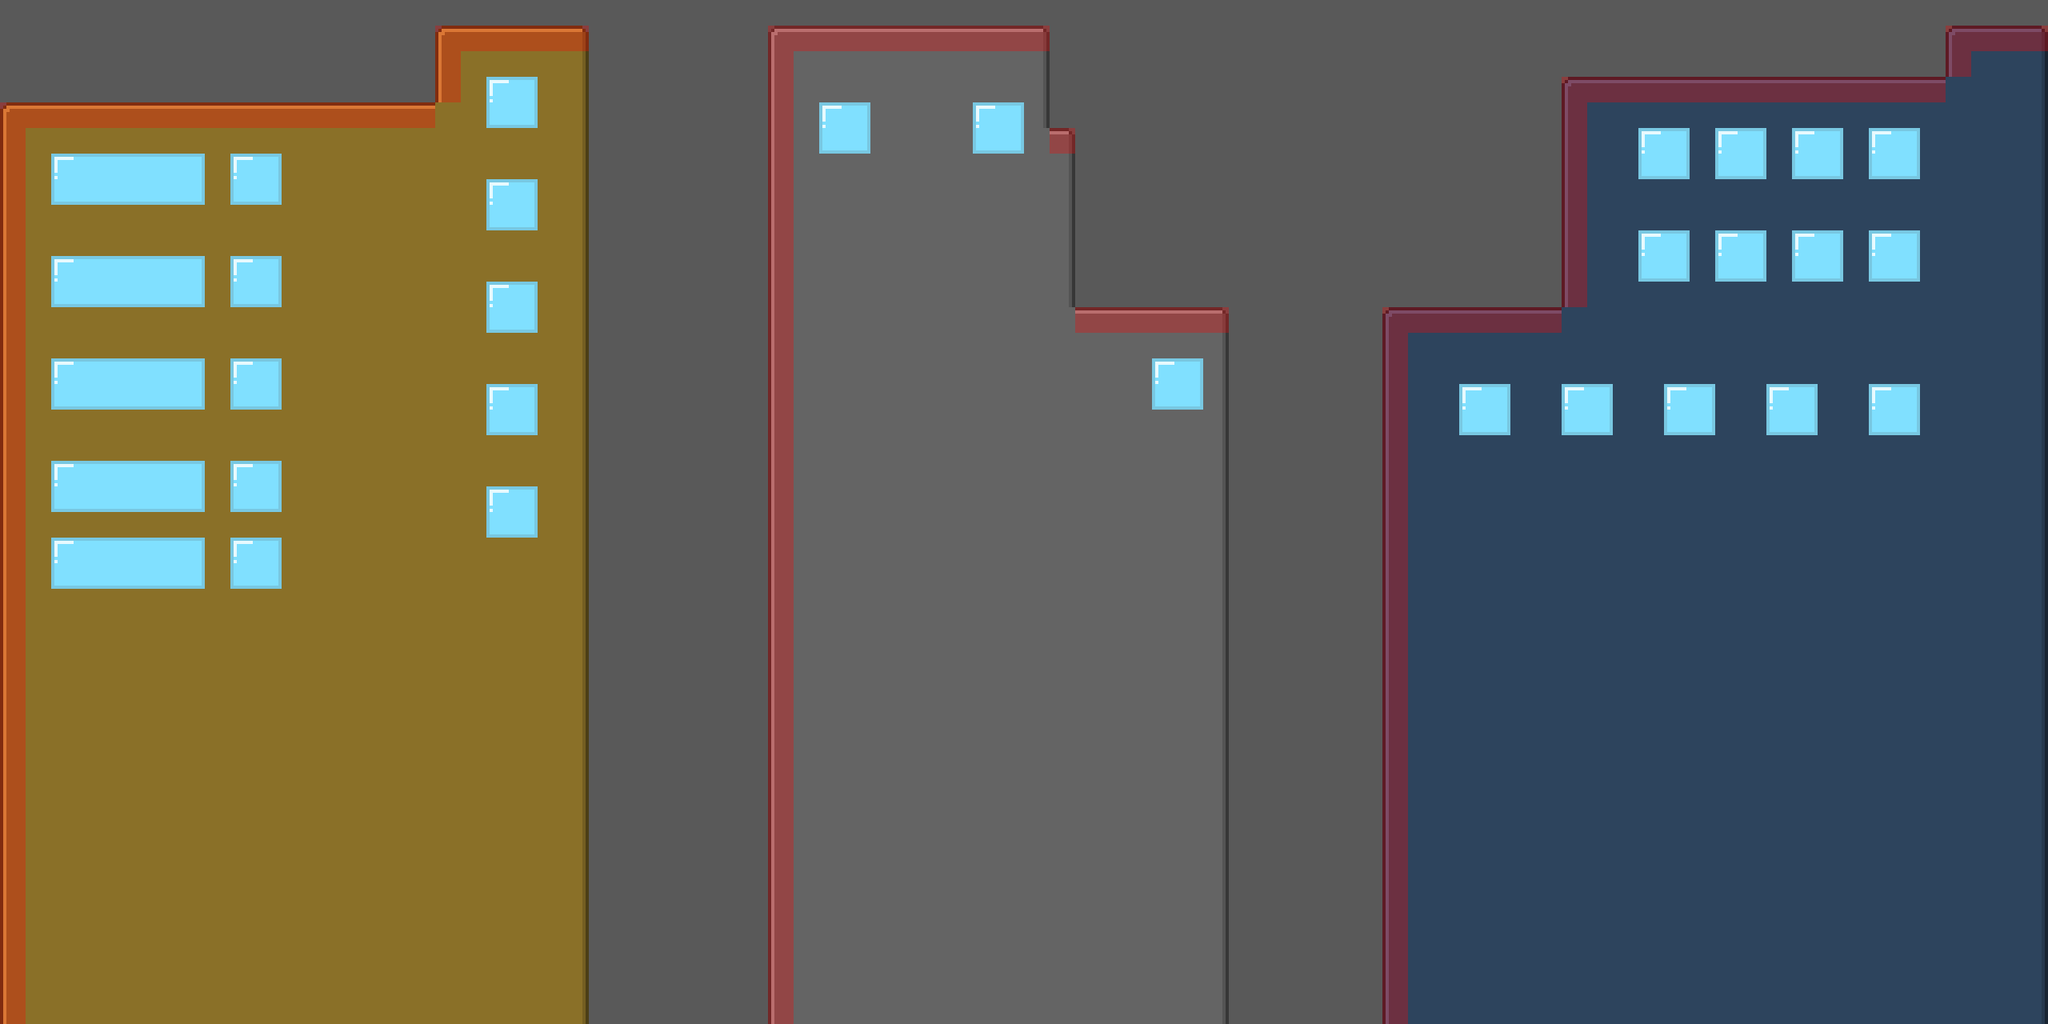

Below is a game level as drawn by its tile map, then a one-line description and the .tmx that defines it (tile-layer data replaced by summaries):
An orthogonal 80x40 tile map with 32x32 px tiles, 2 tile layers (layer1, collision).

<map version="1.0" orientation="orthogonal" width="80" height="40" tilewidth="32" tileheight="32" backgroundcolor="#595959">
 <tileset firstgid="1" name="tileset" tilewidth="32" tileheight="32">
  <image source="../tileset.png" trans="ffffff" width="384" height="256" />
 </tileset>
 <layer name="layer1" width="80" height="40">
  <data>[3200 cells, 2385 non-empty, 24 distinct tile ids]</data>
 </layer>
 <layer name="collision" width="80" height="40" opacity="0.3">
  <data>[3200 cells, 178 non-empty, 1 distinct tile ids]</data>
 </layer>
</map>
